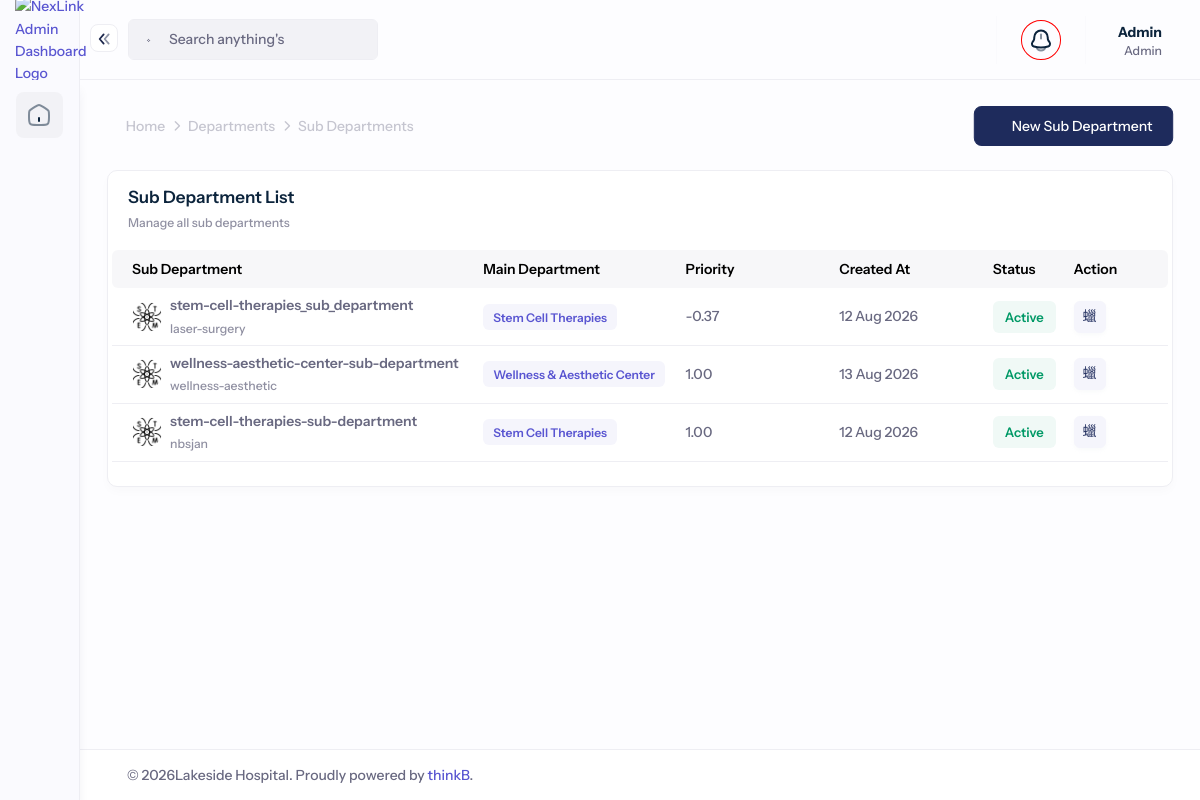
Before: /account/sub-departments/ (signed in) with the older database file.
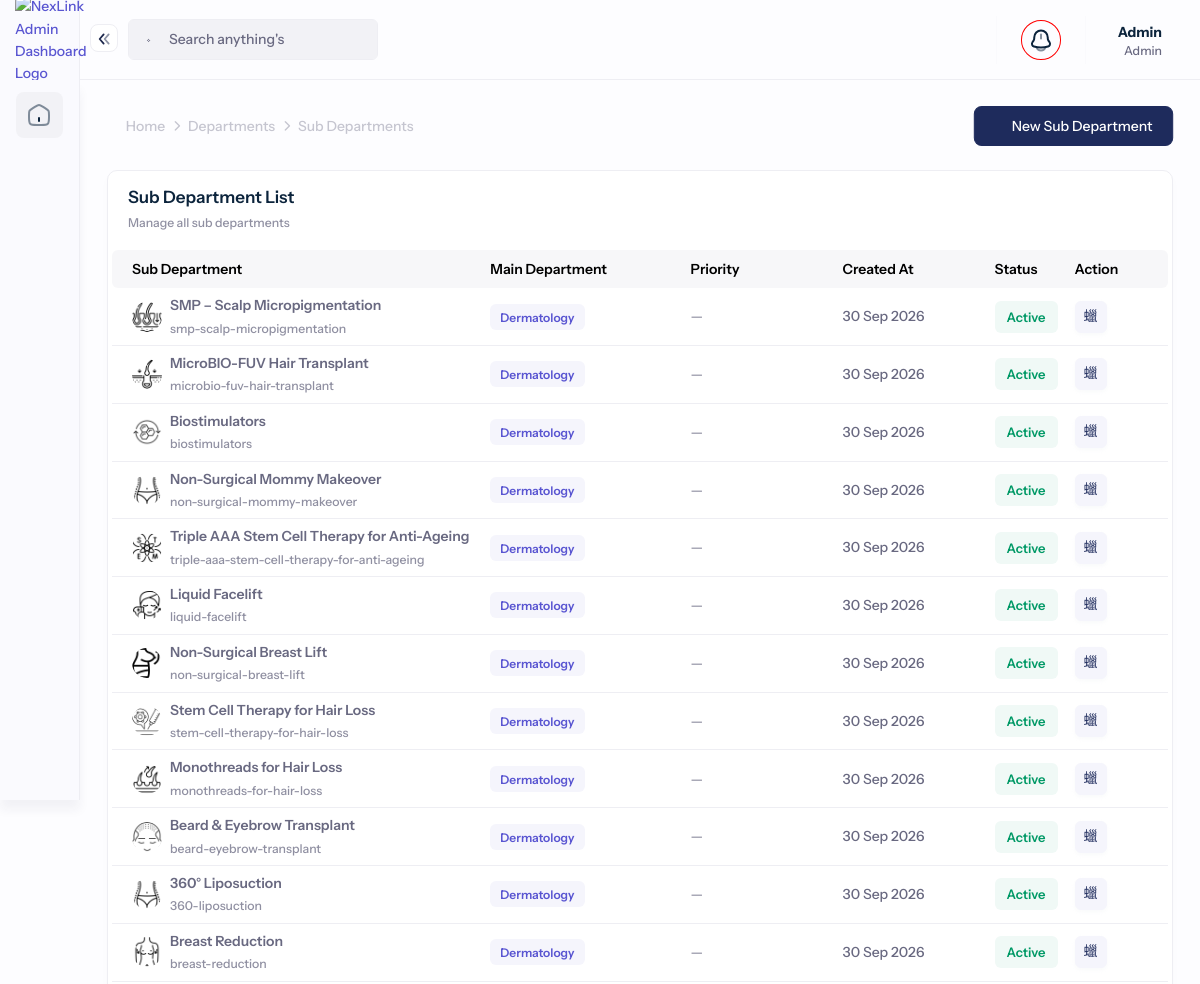
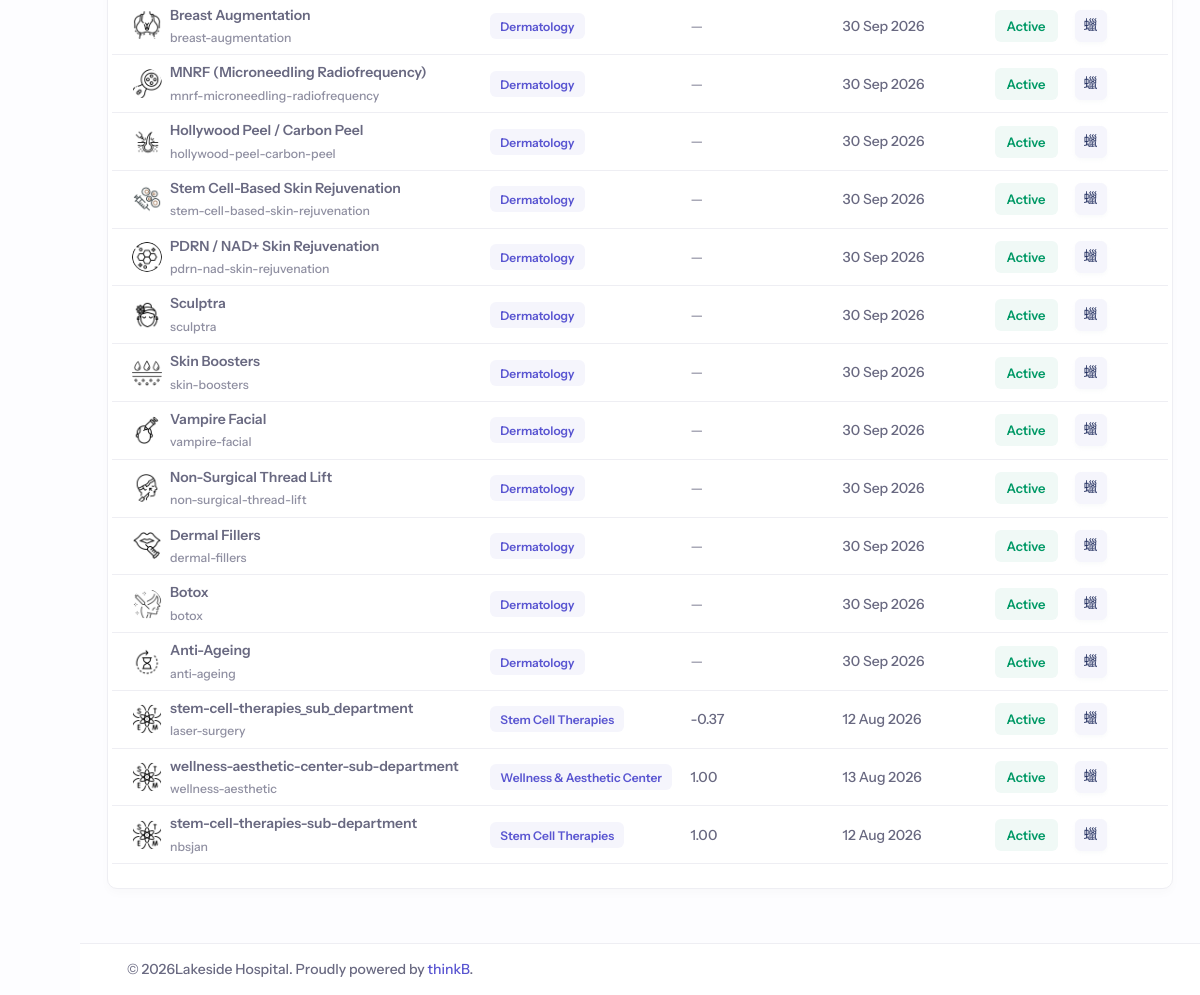
After: the same page with the newer database file (2 pictures, top to bottom).
### core/models.py (models this page shows, shortened)
class SubDepartment(models.Model):
    department = models.ForeignKey(
        Department,
        on_delete=models.CASCADE,
        related_name='sub_departments'
    )
    title = models.CharField(max_length=200)
    banner = models.FileField(
        upload_to='sub-departments',
        null=True,
        blank=True
    )
    breadcamp = models.FileField(
        upload_to='sub-department-banners',
        null=True,
        blank=True
    )
    priority = models.DecimalField(
        max_digits=4,
        decimal_places=2,
        null=True,
        blank=True
    )
    icon = models.FileField(
        upload_to='sub-department-icons',
        null=True,
        blank=True
    )
    created_at = models.DateTimeField(auto_now_add=True)
    updated_at = models.DateTimeField(auto_now=True)
    status = models.BooleanField(default=True)
    slug = models.SlugField(unique=True)
    description = RichTextField(
        null=True,
        blank=True
    )
    meta_title = models.TextField(
        null=True,
        blank=True
    )
    meta_keyword = models.TextField(
        null=True,
        blank=True
    )
    meta_description = models.TextField(
        null=True,
        blank=True
    )

class Department(models.Model):
    title = models.CharField(max_length=200)
    banner = models.FileField(upload_to='departments', null=True, blank=True)
    breadcamp = models.FileField(upload_to='dep-banner', default='static/images/default.png')
    priority = models.DecimalField(max_digits=4, decimal_places=2, null=True, blank=True)
    icon = models.FileField(upload_to='dep-icons', default='static/images/default.png')
    created_at = models.DateTimeField(auto_now_add=True)
    updated_at = models.DateTimeField(auto_now=True)
    status = models.BooleanField(default=True)
    slug = models.SlugField(unique=True)
    description = RichTextField()
    show_on_homepage = models.BooleanField(default=False)
    meta_title = models.TextField(null=True, blank=True)
    meta_keyword = models.TextField(null=True, blank=True)
    meta_description = models.TextField(null=True, blank=True)

### core/views.py (the view)
# urls.py: path('account/sub-departments/',sub_departments,name='sub_departments'),
def sub_departments(request):
    sub_departments = SubDepartment.objects.select_related(
        'department'
    ).order_by(
        'priority',
        '-created_at'
    )
    return render(
        request,
        "backend/sub-departments.html",
        {
            "sub_departments": sub_departments
        }
    )

### core/context_processors.py (called while the page is built)
def cart_context(request):
    cart_count = 0
    if request.user.is_authenticated:
        try:
            cart = request.user.customer_profile.cart
            cart_count = cart.total_items
        except Exception:
            cart_count = 0
    return {
        'cart_count': cart_count,
    }

### core/models.py (called while the page is built)
    @property
    def total_items(self):
        return sum(item.quantity for item in self.items.all())

### core/templatetags/role_tags.py (called while the page is built)
@register.filter
def has_role(user, roles):
    return getattr(user.summary, 'role', None) in roles.split(',')

### templates/backend/sub-departments.html (shortened to what the changed rows need)
{% extends 'backend/base.html' %}
{% load static %}
{% block content %}
<div class="row mt-3">
  <div class="col-12">
    <div class="card overflow-hidden">
      <div class="card-body px-1 pt-3 pb-2">
        <table id="dt_SubDepartment"
               class="table table-sm table-row-rounded">
          <thead class="table-light">
            <tr>
              <th class="minw-200px">Sub Department</th>
              <th class="minw-180px">Main Department</th>
              <th class="minw-150px">Priority</th>
              <th class="minw-150px">Created At</th>
              <th class="minw-120px">Status</th>
              <th class="minw-100px">Action</th>
            </tr>
          </thead>
          <tbody>
            {% for x in sub_departments %}
            <tr>
              <td>
                <div class="d-flex align-items-center">
                  <div class="avatar avatar-xxs me-2 rounded-circle">
                    {% if x.icon %}
                      <img
                        src="{{ x.icon.url }}"
                        alt="{{ x.title }}"
                      />
                    {% else %}
                      <img
                        src="{% static 'frontend/assets/img/default.png' %}"
                        alt="{{ x.title }}"
                      />
                    {% endif %}
                  </div>
                  <div>
                    <div class="fw-semibold">
                      {{ x.title }}
                    </div>
                    <small class="text-muted">
                      {{ x.slug }}
                    </small>
                  </div>
                </div>
              </td>
              <td>
                <span class="badge bg-primary-subtle text-primary">
                  {{ x.department.title }}
                </span>
              </td>
              <td>
                {% if x.priority %}
                  {{ x.priority }}
                {% else %}
                  <span class="text-muted">—</span>
                {% endif %}
              </td>
              <td>
                {{ x.created_at|date:"d M Y" }}
              </td>
              {% if x.status %}
                <td>
                  <span class="badge badge-lg bg-success-subtle text-success">
                    Active
                  </span>
                </td>
              {% else %}
                <td>
                  <span class="badge badge-lg bg-danger-subtle text-danger">
                    Inactive
                  </span>
                </td>
              {% endif %}
              <td>
                <div class="btn-group">
                  <button
                    class="btn btn-subtle-primary btn-sm btn-shadow btn-icon waves-effect dropdown-toggle"
                    type="button"
                    data-bs-toggle="dropdown"
                    aria-expanded="false">
                    <i class="fi fi-rr-menu-dots"></i>
                  </button>
                </div>
              </td>
            </tr>
            {% endfor %}
          </tbody>
        </table>
      </div>
    </div>
  </div>
</div>
{% endblock %}

Changed rows visible on the page:
added SubDepartment: icon (picture), title "SMP – Scalp Micropigmentation", slug "smp-scalp-micropigmentation", department "Dermatology", created_at "30 Sep 2026", status "Active"
added SubDepartment: icon (picture), title "MicroBIO-FUV Hair Transplant", slug "microbio-fuv-hair-transplant", department "Dermatology", created_at "30 Sep 2026", status "Active"
added SubDepartment: icon (picture), title "Biostimulators", slug "biostimulators", department "Dermatology", created_at "30 Sep 2026", status "Active"
added SubDepartment: icon (picture), title "Non-Surgical Mommy Makeover", slug "non-surgical-mommy-makeover", department "Dermatology", created_at "30 Sep 2026", status "Active"
added SubDepartment: icon (picture), title "Triple AAA Stem Cell Therapy for Anti-Ageing", slug "triple-aaa-stem-cell-therapy-for-anti-ageing", department "Dermatology", created_at "30 Sep 2026", status "Active"
added SubDepartment: icon (picture), title "Liquid Facelift", slug "liquid-facelift", department "Dermatology", created_at "30 Sep 2026", status "Active"
added SubDepartment: icon (picture), title "Non-Surgical Breast Lift", slug "non-surgical-breast-lift", department "Dermatology", created_at "30 Sep 2026", status "Active"
added SubDepartment: icon (picture), title "Stem Cell Therapy for Hair Loss", slug "stem-cell-therapy-for-hair-loss", department "Dermatology", created_at "30 Sep 2026", status "Active"
added SubDepartment: icon (picture), title "Monothreads for Hair Loss", slug "monothreads-for-hair-loss", department "Dermatology", created_at "30 Sep 2026", status "Active"
added SubDepartment: icon (picture), title "Beard & Eyebrow Transplant", slug "beard-eyebrow-transplant", department "Dermatology", created_at "30 Sep 2026", status "Active"
added SubDepartment: icon (picture), title "360° Liposuction", slug "360-liposuction", department "Dermatology", created_at "30 Sep 2026", status "Active"
added SubDepartment: icon (picture), title "Breast Reduction", slug "breast-reduction", department "Dermatology", created_at "30 Sep 2026", status "Active"
added SubDepartment: icon (picture), title "Breast Augmentation", slug "breast-augmentation", department "Dermatology", created_at "30 Sep 2026", status "Active"
added SubDepartment: icon (picture), title "MNRF (Microneedling Radiofrequency)", slug "mnrf-microneedling-radiofrequency", department "Dermatology", created_at "30 Sep 2026", status "Active"
added SubDepartment: icon (picture), title "Hollywood Peel / Carbon Peel", slug "hollywood-peel-carbon-peel", department "Dermatology", created_at "30 Sep 2026", status "Active"
added SubDepartment: icon (picture), title "Stem Cell-Based Skin Rejuvenation", slug "stem-cell-based-skin-rejuvenation", department "Dermatology", created_at "30 Sep 2026", status "Active"
added SubDepartment: icon (picture), title "PDRN / NAD+ Skin Rejuvenation", slug "pdrn-nad-skin-rejuvenation", department "Dermatology", created_at "30 Sep 2026", status "Active"
added SubDepartment: icon (picture), title "Sculptra", slug "sculptra", department "Dermatology", created_at "30 Sep 2026", status "Active"
added SubDepartment: icon (picture), title "Skin Boosters", slug "skin-boosters", department "Dermatology", created_at "30 Sep 2026", status "Active"
added SubDepartment: icon (picture), title "Vampire Facial", slug "vampire-facial", department "Dermatology", created_at "30 Sep 2026", status "Active"
added SubDepartment: icon (picture), title "Non-Surgical Thread Lift", slug "non-surgical-thread-lift", department "Dermatology", created_at "30 Sep 2026", status "Active"
added SubDepartment: icon (picture), title "Dermal Fillers", slug "dermal-fillers", department "Dermatology", created_at "30 Sep 2026", status "Active"
added SubDepartment: icon (picture), title "Botox", slug "botox", department "Dermatology", created_at "30 Sep 2026", status "Active"
added SubDepartment: icon (picture), title "Anti-Ageing", slug "anti-ageing", department "Dermatology", created_at "30 Sep 2026", status "Active"
